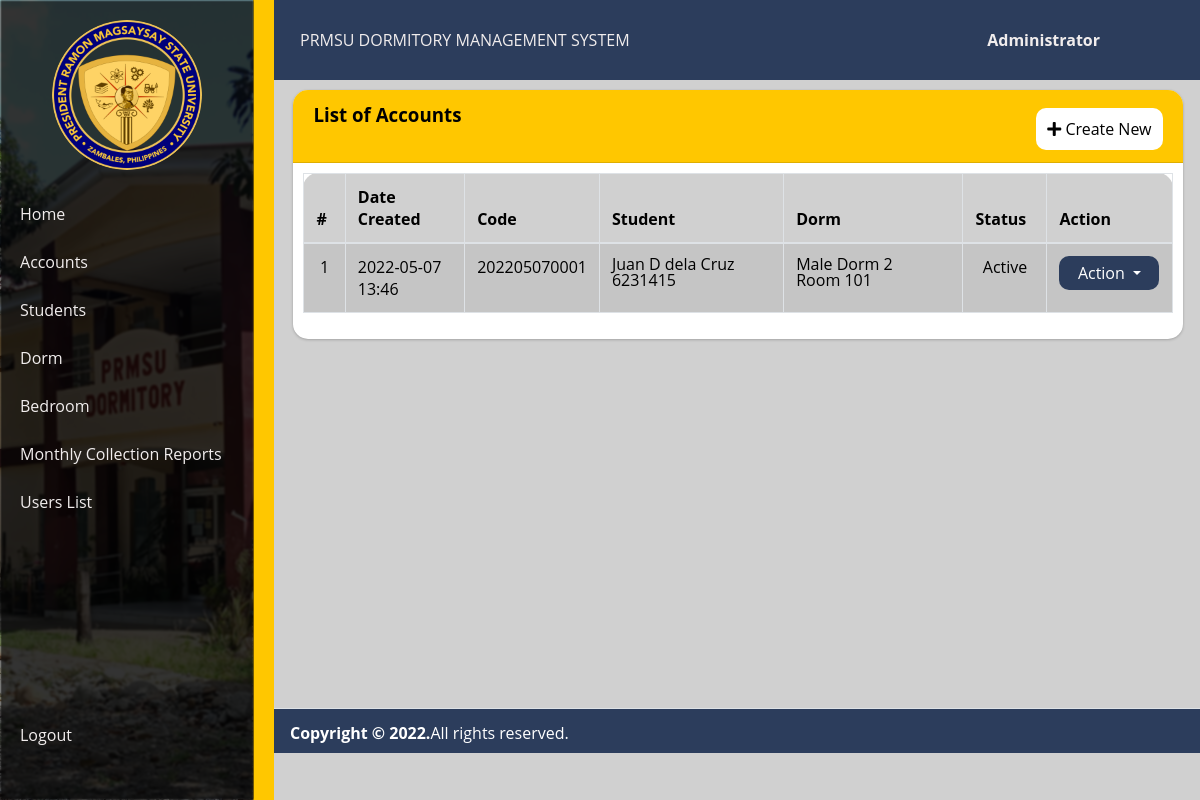
Page /admin/accounts/manage_payment.php on the committed database.
### tables this page shows
CREATE TABLE `account_list` (
  `id` int(40) NOT NULL,
  `code` varchar(100) NOT NULL,
  `student_id` int(40) NOT NULL,
  `room_id` int(40) NOT NULL,
  `rate` float(12,2) NOT NULL DEFAULT 0.00,
  `status` tinyint(1) NOT NULL DEFAULT 1,
  `delete_flag` tinyint(1) NOT NULL DEFAULT 0,
  `date_created` datetime NOT NULL DEFAULT current_timestamp(),
  `date_updated` datetime NOT NULL DEFAULT current_timestamp() ON UPDATE current_timestamp()
);

CREATE TABLE `student_list` (
  `id` int(40) NOT NULL,
  `code` varchar(100) NOT NULL,
  `firstname` text NOT NULL,
  `middlename` text NOT NULL,
  `lastname` text NOT NULL,
  `department` text NOT NULL,
  `birthdate` date DEFAULT NULL,
  `course` text NOT NULL,
  `gender` varchar(20) NOT NULL,
  `contact` text NOT NULL,
  `religion` text NOT NULL,
  `email` text NOT NULL,
  `address` text NOT NULL,
  `emergency_name` text NOT NULL,
  `emergency_contact` text NOT NULL,
  `emergency_address` text NOT NULL,
  `emergency_relation` text NOT NULL,
  `status` tinyint(1) NOT NULL DEFAULT 1,
  `delete_flag` tinyint(1) NOT NULL DEFAULT 0,
  `date_created` datetime NOT NULL DEFAULT current_timestamp(),
  `date_updated` datetime NOT NULL DEFAULT current_timestamp() ON UPDATE current_timestamp()
);

CREATE TABLE `dorm_list` (
  `id` int(40) NOT NULL,
  `name` text NOT NULL,
  `status` tinyint(1) NOT NULL DEFAULT 1,
  `delete_flag` tinyint(1) NOT NULL DEFAULT 0,
  `date_created` datetime NOT NULL DEFAULT current_timestamp(),
  `date_updated` datetime NOT NULL DEFAULT current_timestamp() ON UPDATE current_timestamp()
);

CREATE TABLE `room_list` (
  `id` int(40) NOT NULL,
  `dorm_id` int(40) NOT NULL,
  `name` text NOT NULL,
  `slots` int(10) NOT NULL DEFAULT 0,
  `price` float(12,2) NOT NULL DEFAULT 0.00,
  `status` tinyint(1) NOT NULL DEFAULT 1,
  `delete_flag` tinyint(1) NOT NULL DEFAULT 0,
  `date_created` datetime NOT NULL DEFAULT current_timestamp(),
  `date_updated` datetime NOT NULL DEFAULT current_timestamp() ON UPDATE current_timestamp()
);

### admin/accounts/manage_payment.php (the view, shortened to what this page needs)
<?php require_once('../config.php') ?>
    <!DOCTYPE html>
    <html>
    <head>
        <link rel="stylesheet" href="https://use.fontawesome.com/releases/v5.8.1/css/all.css">
        <link rel="stylesheet" type="text/css" href="../css/style.css">
    </head>
    <body>
        <div class="wrapper">
            <div class="section">
                <?php include '../inc/header.php'; ?>
            </div>
            <?php include '../inc/sidebar.php'; ?>
            <div class="content-wrapper" style="min-height:628.038px">
                <section class="content">
                    <div class="container">
                        <div class="card card-outline rounded-0 card-maroon">
	                        <div class="card-header">
		                        <h3 class="card-title">List of Accounts</h3>
		                        <div class="card-tools">
			                        <a href="http://localhost/PRMSUdms/admin/accounts/manage_account.php" id="create_new" class="btn btn-flat btn-primary"><span class="fas fa-plus"></span>  Create New</a>
		                        </div>
	                        </div>
	                        <div class="card-body">
			                    <table class="table table-hover table-striped table-bordered" id="list">
				                    <colgroup>
					                    <col width="5%">
					                    <col width="15%">
					                    <col width="10%">
					                    <col width="25%">
					                    <col width="25%">
					                    <col width="10%">
					                    <col width="10%">
				                    </colgroup>
				                    <thead>
					                    <tr>
						                    <th>#</th>
						                    <th>Date Created</th>
						                    <th>Code</th>
						                    <th>Student</th>
						                    <th>Dorm</th>
						                    <th>Status</th>
						                    <th>Action</th>
					                    </tr>
				                    </thead>
				                    <tbody>
					                    <?php
					                    $i = 1;
						                    $query = $conn->query("SELECT a.*, s.code as student_code, concat(s.firstname, ' ', coalesce(concat(s.middlename,' '), ''), s.lastname) as `student`, d.name as dorm, r.name as `room` FROM `account_list` a inner join student_list s on a.student_id = s.id inner join `room_list` r on a.room_id = r.id inner join `dorm_list` d on r.dorm_id = d.id where a.delete_flag = 0 order by a.status desc, student asc");
						                    while($row = $query->fetch_assoc()):
					                    ?>
						                    <tr>
							                    <td class="text-center"><?php echo $i++; ?></td>
							                    <td><?php echo date("Y-m-d H:i",strtotime($row['date_created'])) ?></td>
							                    <td><?php echo $row['code'] ?></td>
							                    <td>
								                    <div style="line-height:1em">
								                        <div><?= $row['student'] ?></div>
								                        <div><?= $row['student_code'] ?></div>
							                        </div>
						                        </td>
						                        <td>
							                        <div style="line-height:1em">
								                        <div><?= $row['dorm'] ?></div>
								                        <div><?= $row['room'] ?></div>
							                        </div>
							                    </td>
							                    <td class="text-center">
								                    <?php if($row['status'] == 1): ?>
                                                        <span class="badge badge-maroon bg-gradient-maroon px-3 rounded-pill">Active</span>
                                                    <?php else: ?>
                                                        <span class="badge badge-light bg-gradient-light border text-dark px-3 rounded-pill">Inactive</span>
                                                <?php endif; ?>
                                                </td>
							                    <td align="center">
								                     <button type="button" class="btn btn-flat p-1 btn-default btn-sm dropdown-toggle dropdown-icon" data-toggle="dropdown">
				                  	                        Action
				                                  </button>
						                        </td>
					                        </tr>
				                        <?php endwhile; ?>
			                        </tbody>
		                        </table>
	                        </div>
                        </div>
                    </div>
                </section>
            </div>
            <?php include '../inc/footer.php'; ?>
        </div>
    </body>
    </html>

### css/style.css (style rules this page uses)
* { list-style: none; text-decoration: none; margin: 0; padding: 0; box-sizing: border-box; font-family: 'Open Sans', sans-serif; }
body { background: #D0D0D0; }
.content-wrapper { height: 100%; margin-top: calc(2.93725rem + 33px); margin-left: calc(2.93725rem + 229px); }
.content-wrapper .content { padding: 10px 10px; margin-top: 10px; color: #000000; }
section { display: block; }
.container { width: 100%; padding-right: 7.5px; padding-left: 7.5px; margin-right: auto; margin-left: auto; }
.card { box-shadow: 0 0 1px rgb(0 0 0 / 13%), 0 1px 3px rgb(0 0 0 / 20%); margin-bottom: 1rem; }
.card { position: relative; display: -ms-flexbox; display: flex; -ms-flex-direction: column; flex-direction: column; min-width: 0; word-wrap: break-word; background-color: #fff; background-clip: border-box; border: 0 solid rgba(0, 0, 0, 0.125); border-radius: 15px; flex-direction: column; }
.card-header:first-child { border-radius: calc(0.25rem - 0) calc(0.25rem - 0) 0 0; }
.card-header { background-color: rgb(255 199 0); border-bottom: 1px solid rgba(0, 0, 0, 0.125); padding: 0.75rem 1.25rem; margin-bottom: 0; position: relative; border-top-left-radius: 15px; border-top-right-radius: 15px; }
.card-body { -ms-flex: 1 1 auto; flex: 1 1 auto; min-height: 1px; padding: 10px; }
.card-tools { display: grid; justify-items: end; }
a#create_new { margin-top: -19px; }
.btn.btn-flat { color: #000; background-color: #fff; padding: 8px 10px; border-radius: 10px; box-shadow: none; }
.btn.btn-default { border-radius: 10px !important; border-color: #ddd !; color: #FFF !important; background-color: #2c3d5c !important; }
.p-1 { padding: 0.25rem !important; }
.dropdown-toggle { white-space: nowrap; }
.btn-sm, .btn-group-sm > .btn { padding: 0.25rem 0.5rem; font-size: 0.875rem; line-height: 1.5; border-radius: 0.2rem; }
.btn { display: inline-block; font-weight: 400; color: #212529; text-align: center; vertical-align: middle; -webkit-user-select: none; -moz-user-select: none; -ms-user-select: none; user-select: none; background-color: transparent; border: 1px solid transparent; padding: 0.375rem 0.75rem; font-size: 1rem; line-height: 1.5; border-radius: 0.25rem; transition: color 0.15s ease-in-out, background-color 0.15s ease-in-out, border-color 0.15s ease-in-out, box-shadow 0.15s ease-in-out; min-width: 100px !important; cursor: pointer; }
button, [type="button"], [type="reset"], [type="submit"] { -webkit-appearance: button; }
button, select { text-transform: none; }
.dropdown-icon::after { margin-left: 0; }
.dropdown-toggle::after { display: inline-block; margin-left: 0.255em; vertical-align: 0.255em; content: ""; border-top: 0.3em solid; border-right: 0.3em solid transparent; border-bottom: 0; border-left: 0.3em solid transparent; }
a { color: #007bff; text-decoration: none; background-color: transparent; }
button, input { overflow: visible; }
input, button, select, optgroup, textarea { margin: 0; font-family: inherit; font-size: inherit; }
.table:not(.table-dark) { color: inherit; }
.table-bordered { border: 1px solid #dee2e6; }
.table { width: 100%; margin-bottom: 1rem; color: #212529; background-color: #D0D0D0; border-top-left-radius: 15px; border-top-right-radius: 15px; }
table { border-collapse: collapse; }
.table-bordered thead th, .table-bordered thead td { border-bottom-width: 2px; }
.table thead th { vertical-align: bottom; border-bottom: 2px solid #dee2e6; }
.table-bordered th, .table-bordered td { border: 1px solid #dee2e6; }
.table th, .table td { padding: 0.75rem; vertical-align: top; border-top: 1px solid #dee2e6; }
th { text-align: inherit; text-align: -webkit-match-parent; }
.table-striped tbody tr:nth-of-type(odd) { background-color: rgba(0, 0, 0, 0.05); }
.text-center { text-align: center !important; }

### css/header-footer.css (style rules this page uses)
.wrapper .section { width: calc(100% - 225px); margin-left: 225px; transition: all 0.5s ease; }

### rows in the picture
account_list: date_created "2022-05-07 13:46", code "202205070001", student "Juan D dela Cruz", student_list.code "6231415", dorm_list.name "Male Dorm 2", room_list.name "Room 101", status "Active"
